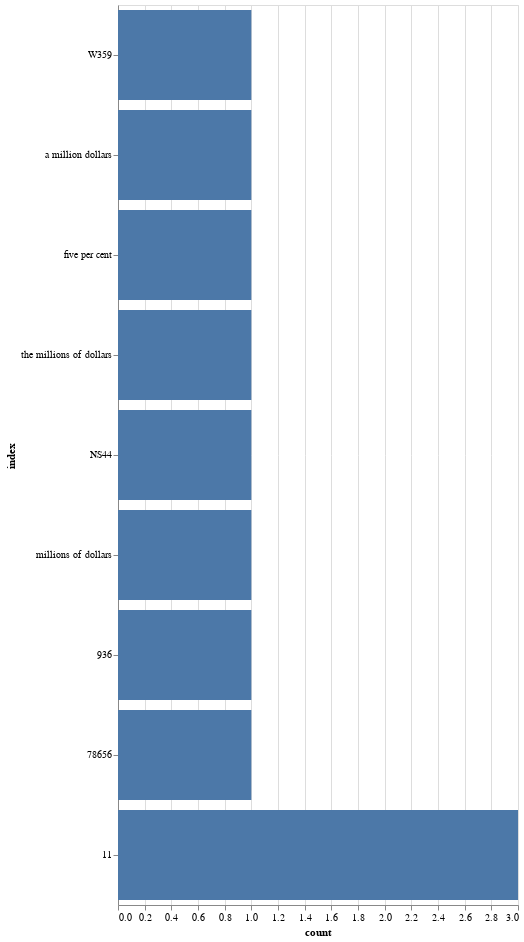

Here is the notebook cell this chart was saved with:
### Code cell
#use the custom function and graph it!
temp = top_ents('MONEY', text_df, 10)

#make into df for graphing
temp_df = temp.to_frame(name='count').reset_index()

bars = alt.Chart(temp_df).mark_bar().encode(
    x='count:Q',
    y=alt.Y('index:N', sort='x'),
    tooltip=('index:N', 'count:Q')
).interactive()

bars.properties(height=900)

### Figure 1 — Vega-Lite specification as saved in the notebook (floating-point values rounded to 4 significant figures)
{"config": {"view": {"continuousWidth": 400, "continuousHeight": 300}}, "data": {"name": "data-60bbb46b705b0b4f5e44885b085081f5"}, "mark": "bar", "encoding": {"tooltip": [{"type": "nominal", "field": "index"}, {"type": "quantitative", "field": "count"}], "x": {"type": "quantitative", "field": "count"}, "y": {"type": "nominal", "field": "index", "sort": "x"}}, "height": 900, "selection": {"selector001": {"type": "interval", "bind": "scales", "encodings": ["x", "y"]}}, "$schema": "https://vega.github.io/schema/vega-lite/v4.8.1.json", "datasets": {"data-60bbb46b705b0b4f5e44885b085081f5": [{"index": "11", "count": 3}, {"index": "W359", "count": 1}, {"index": "a million dollars", "count": 1}, {"index": "five per cent", "count": 1}, {"index": "the millions of dollars", "count": 1}, {"index": "NS44", "count": 1}, {"index": "millions of dollars", "count": 1}, {"index": "936", "count": 1}, {"index": "78656", "count": 1}]}}
